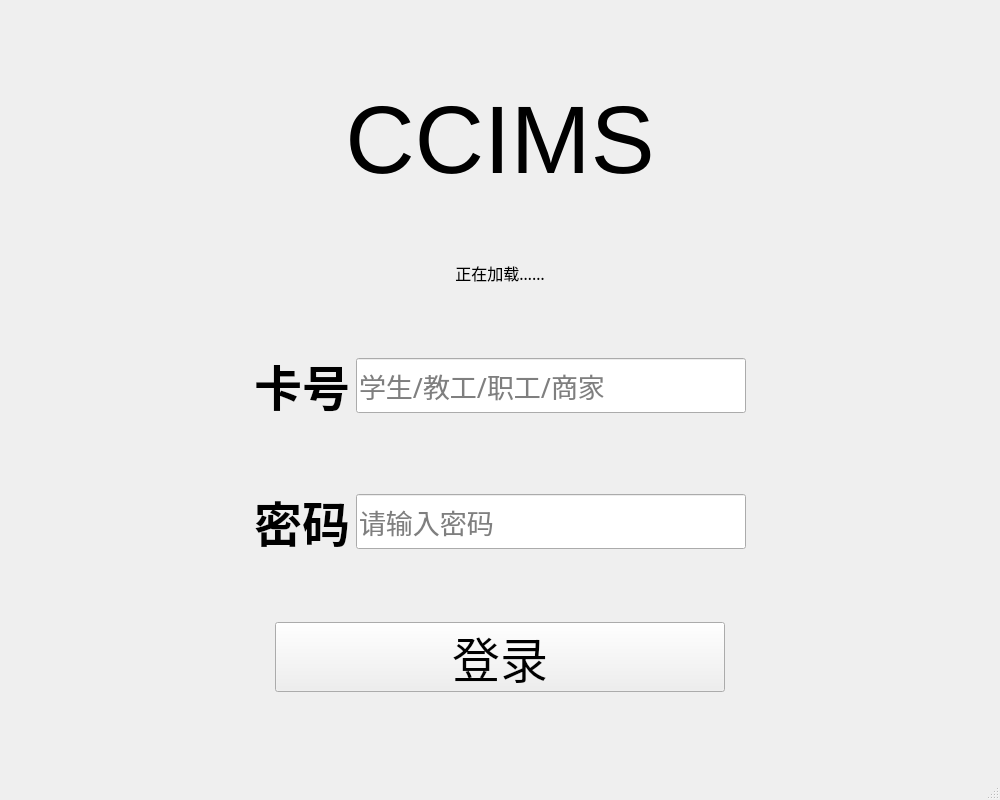
<?xml version="1.0" encoding="UTF-8"?>
<ui version="4.0">
 <class>MainWindow</class>
 <widget class="QMainWindow" name="MainWindow">
  <property name="geometry">
   <rect>
    <x>0</x>
    <y>0</y>
    <width>1000</width>
    <height>800</height>
   </rect>
  </property>
  <property name="minimumSize">
   <size>
    <width>1000</width>
    <height>800</height>
   </size>
  </property>
  <property name="cursor">
   <cursorShape>ArrowCursor</cursorShape>
  </property>
  <property name="windowTitle">
   <string>MainWindow</string>
  </property>
  <widget class="QWidget" name="centralWidget">
   <layout class="QGridLayout" name="gridLayout_2">
    <item row="2" column="1">
     <spacer name="verticalSpacer_3">
      <property name="orientation">
       <enum>Qt::Vertical</enum>
      </property>
      <property name="sizeHint" stdset="0">
       <size>
        <width>20</width>
        <height>147</height>
       </size>
      </property>
     </spacer>
    </item>
    <item row="1" column="0">
     <spacer name="horizontalSpacer_7">
      <property name="orientation">
       <enum>Qt::Horizontal</enum>
      </property>
      <property name="sizeHint" stdset="0">
       <size>
        <width>290</width>
        <height>20</height>
       </size>
      </property>
     </spacer>
    </item>
    <item row="0" column="1">
     <spacer name="verticalSpacer">
      <property name="orientation">
       <enum>Qt::Vertical</enum>
      </property>
      <property name="sizeHint" stdset="0">
       <size>
        <width>20</width>
        <height>148</height>
       </size>
      </property>
     </spacer>
    </item>
    <item row="1" column="1">
     <layout class="QGridLayout" name="gridLayout">
      <property name="verticalSpacing">
       <number>65</number>
      </property>
      <item row="0" column="0">
       <widget class="QLabel" name="label_3">
        <property name="font">
         <font>
          <family>Microsoft Sans Serif</family>
          <pointsize>20</pointsize>
          <weight>50</weight>
          <bold>false</bold>
         </font>
        </property>
        <property name="text">
         <string>&lt;html&gt;&lt;head/&gt;&lt;body&gt;&lt;p align=&quot;center&quot;&gt;&lt;span style=&quot; font-size:72pt;&quot;&gt;CCIMS&lt;/span&gt;&lt;/p&gt;&lt;/body&gt;&lt;/html&gt;</string>
        </property>
       </widget>
      </item>
      <item row="2" column="0">
       <layout class="QHBoxLayout" name="horizontalLayout">
        <item>
         <spacer name="horizontalSpacer_3">
          <property name="orientation">
           <enum>Qt::Horizontal</enum>
          </property>
          <property name="sizeHint" stdset="0">
           <size>
            <width>40</width>
            <height>20</height>
           </size>
          </property>
         </spacer>
        </item>
        <item>
         <widget class="QLabel" name="label">
          <property name="font">
           <font>
            <family>微软雅黑</family>
            <pointsize>20</pointsize>
            <weight>75</weight>
            <bold>true</bold>
           </font>
          </property>
          <property name="text">
           <string>&lt;html&gt;&lt;head/&gt;&lt;body&gt;&lt;p&gt;&lt;span style=&quot; font-size:36pt;&quot;&gt;卡号&lt;/span&gt;&lt;/p&gt;&lt;/body&gt;&lt;/html&gt;</string>
          </property>
         </widget>
        </item>
        <item>
         <widget class="QLineEdit" name="UserNameLineEdit">
          <property name="minimumSize">
           <size>
            <width>390</width>
            <height>55</height>
           </size>
          </property>
          <property name="maximumSize">
           <size>
            <width>390</width>
            <height>55</height>
           </size>
          </property>
          <property name="font">
           <font>
            <family>微软雅黑</family>
            <pointsize>20</pointsize>
           </font>
          </property>
          <property name="inputMask">
           <string/>
          </property>
          <property name="placeholderText">
           <string>学生/教工/职工/商家</string>
          </property>
         </widget>
        </item>
        <item>
         <spacer name="horizontalSpacer_5">
          <property name="orientation">
           <enum>Qt::Horizontal</enum>
          </property>
          <property name="sizeHint" stdset="0">
           <size>
            <width>40</width>
            <height>20</height>
           </size>
          </property>
         </spacer>
        </item>
       </layout>
      </item>
      <item row="4" column="0">
       <layout class="QHBoxLayout" name="horizontalLayout_3">
        <item>
         <spacer name="horizontalSpacer">
          <property name="orientation">
           <enum>Qt::Horizontal</enum>
          </property>
          <property name="sizeHint" stdset="0">
           <size>
            <width>40</width>
            <height>20</height>
           </size>
          </property>
         </spacer>
        </item>
        <item>
         <widget class="QPushButton" name="pushButton">
          <property name="minimumSize">
           <size>
            <width>450</width>
            <height>70</height>
           </size>
          </property>
          <property name="maximumSize">
           <size>
            <width>450</width>
            <height>70</height>
           </size>
          </property>
          <property name="font">
           <font>
            <family>.SF NS Text</family>
            <pointsize>36</pointsize>
            <weight>50</weight>
            <italic>false</italic>
            <bold>false</bold>
           </font>
          </property>
          <property name="focusPolicy">
           <enum>Qt::NoFocus</enum>
          </property>
          <property name="styleSheet">
           <string notr="true">font: 36pt &quot;.SF NS Text&quot;;</string>
          </property>
          <property name="text">
           <string>登录</string>
          </property>
         </widget>
        </item>
        <item>
         <spacer name="horizontalSpacer_2">
          <property name="orientation">
           <enum>Qt::Horizontal</enum>
          </property>
          <property name="sizeHint" stdset="0">
           <size>
            <width>40</width>
            <height>20</height>
           </size>
          </property>
         </spacer>
        </item>
       </layout>
      </item>
      <item row="3" column="0">
       <layout class="QHBoxLayout" name="horizontalLayout_2">
        <item>
         <spacer name="horizontalSpacer_4">
          <property name="orientation">
           <enum>Qt::Horizontal</enum>
          </property>
          <property name="sizeHint" stdset="0">
           <size>
            <width>40</width>
            <height>20</height>
           </size>
          </property>
         </spacer>
        </item>
        <item>
         <widget class="QLabel" name="label_2">
          <property name="font">
           <font>
            <family>微软雅黑</family>
            <pointsize>20</pointsize>
            <weight>75</weight>
            <bold>true</bold>
           </font>
          </property>
          <property name="text">
           <string>&lt;html&gt;&lt;head/&gt;&lt;body&gt;&lt;p&gt;&lt;span style=&quot; font-size:36pt;&quot;&gt;密码&lt;/span&gt;&lt;/p&gt;&lt;/body&gt;&lt;/html&gt;</string>
          </property>
         </widget>
        </item>
        <item>
         <widget class="QLineEdit" name="PasswordLineEdit">
          <property name="minimumSize">
           <size>
            <width>390</width>
            <height>55</height>
           </size>
          </property>
          <property name="maximumSize">
           <size>
            <width>390</width>
            <height>55</height>
           </size>
          </property>
          <property name="font">
           <font>
            <family>微软雅黑</family>
            <pointsize>20</pointsize>
           </font>
          </property>
          <property name="echoMode">
           <enum>QLineEdit::Password</enum>
          </property>
          <property name="placeholderText">
           <string>请输入密码</string>
          </property>
         </widget>
        </item>
        <item>
         <spacer name="horizontalSpacer_6">
          <property name="orientation">
           <enum>Qt::Horizontal</enum>
          </property>
          <property name="sizeHint" stdset="0">
           <size>
            <width>40</width>
            <height>20</height>
           </size>
          </property>
         </spacer>
        </item>
       </layout>
      </item>
      <item row="1" column="0">
       <widget class="QLabel" name="LoadStateLabel">
        <property name="font">
         <font>
          <family>微软雅黑 Light</family>
          <pointsize>12</pointsize>
         </font>
        </property>
        <property name="text">
         <string>正在加载……</string>
        </property>
        <property name="alignment">
         <set>Qt::AlignCenter</set>
        </property>
       </widget>
      </item>
     </layout>
    </item>
    <item row="1" column="2">
     <spacer name="horizontalSpacer_8">
      <property name="orientation">
       <enum>Qt::Horizontal</enum>
      </property>
      <property name="sizeHint" stdset="0">
       <size>
        <width>290</width>
        <height>20</height>
       </size>
      </property>
     </spacer>
    </item>
   </layout>
  </widget>
  <widget class="QMenuBar" name="menuBar">
   <property name="geometry">
    <rect>
     <x>0</x>
     <y>0</y>
     <width>1000</width>
     <height>23</height>
    </rect>
   </property>
  </widget>
  <widget class="QStatusBar" name="statusBar"/>
 </widget>
 <layoutdefault spacing="6" margin="11"/>
 <resources/>
 <connections/>
</ui>
